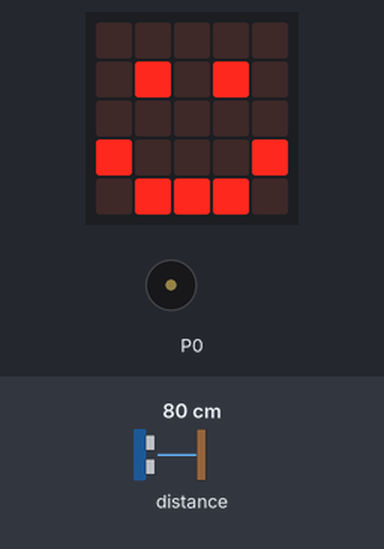
Bench run of a program on a simulated BBC micro:bit (MakeCode). On the bench: the board's 5×5 LED display, buzzer (waves = sounding). The inputs (shaded band) are chosen by the test bench; at power-on: distance to the obstacle 80 cm. The echo pulse lasts 58.3 µs per cm.

Above: at 0.1 s.
1.9 s: distance to the obstacle set to 17 cm
3.4 s: distance to the obstacle set to 13 cm
At 5.1 s:
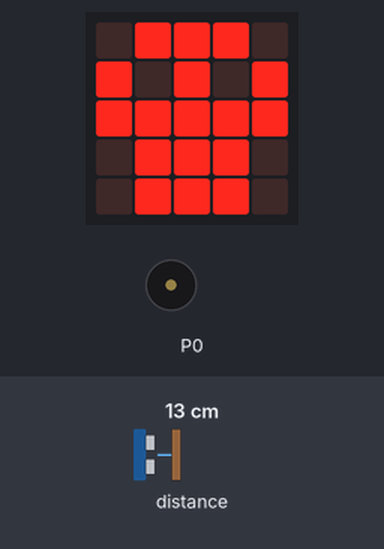
6.4 s: distance to the obstacle set to 18 cm
At 8.0 s:
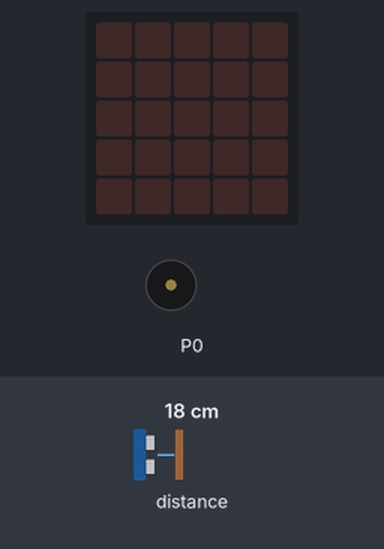
8.6 s: distance to the obstacle set to 2 cm
At 9.1 s:
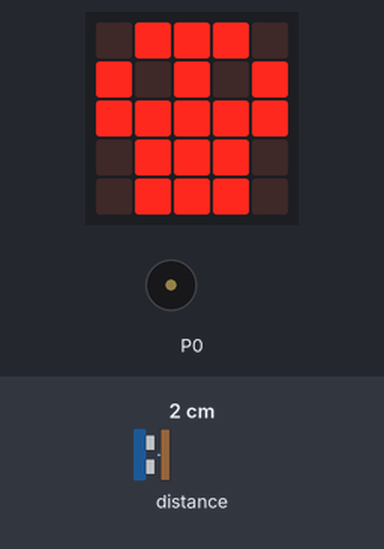
Timing chart, 0 to 12.6 s (numbered marks = the images above; inputs shaded):
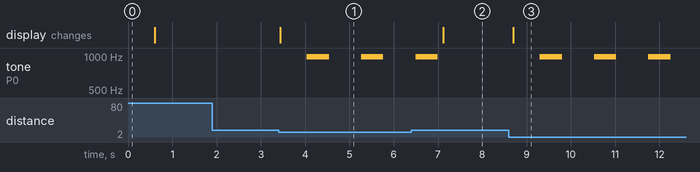

The program:

main.ts
```typescript
// (licence header left out)
// comment header

let distanceToObject: number = 0
basic.showIcon(IconNames.Happy)
basic.forever(function () {
    // Send trigger pulse

    // Read echo pulse
    distanceToObject = sonar.ping(DigitalPin.P1, DigitalPin.P2, PingUnit.Centimeters);
    // If something is close, sound alarm
    if (distanceToObject > 0 && distanceToObject < 15) {
        // buzzer ON
        basic.showIcon(IconNames.Skull)
        music.playTone(988, music.beat(BeatFraction.Whole))
    } else {
        // buzzer OFF
        music.stopAllSounds()
        basic.clearScreen()
    }
    basic.pause(100)
})
```

Measured:
- the behaviour switches between 15 and 14 cm on distance to the obstacle (found by bisection; images 0 and 1)
- after the input at 1.9 s, every drawn part: stays the same
- after the input at 3.4 s, tone on P0: alternates 988 Hz for 0.50 s and silent for 0.73 s, starting after 0.64 s; the display: changes at once (image 1)
- after the input at 6.4 s, tone on P0: goes on until 7.0 s, then stays silent; the display: changes after 0.72 s (image 2)
- after the input at 8.6 s, tone on P0: alternates 988 Hz for 0.50 s and silent for 0.73 s, starting after 0.70 s; the display: changes after 0.10 s (image 3)
